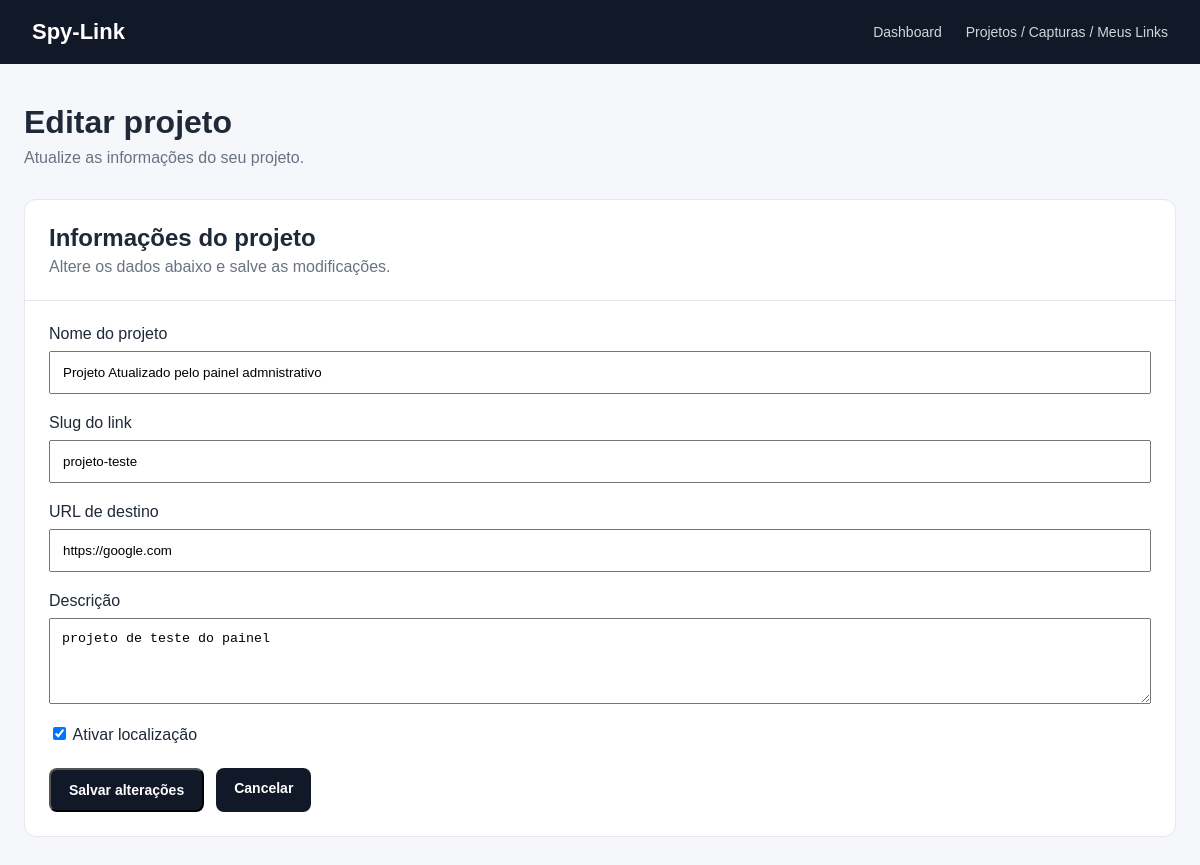
The page /projects/2/edit on the database its author committed.
### tables this page shows
CREATE TABLE projects (
            id INTEGER PRIMARY KEY AUTOINCREMENT,

            name TEXT NOT NULL,

            slug TEXT NOT NULL UNIQUE,

            destination_url TEXT NOT NULL,

            description TEXT,

            location_enabled INTEGER NOT NULL DEFAULT 1,

            active INTEGER NOT NULL DEFAULT 1,

            created_at TEXT NOT NULL DEFAULT CURRENT_TIMESTAMP
        );

### main.py (the view)
@app.get("/projects/{project_id}/edit", response_class=HTMLResponse)
def edit_project_page(project_id: int, request: Request):
    connection = get_connection()
    project = connection.execute(
        "SELECT * FROM projects WHERE id = ?",
        (project_id,)
    ).fetchone()
    connection.close()
    if project is None:
        return HTMLResponse(
            content="Projeto não encontrado",
            status_code=404
        )
    return templates.TemplateResponse(
        request=request,
        name="project_edit.html",
        context={
            "request": request,
            "project": project
        }
    )

### templates/project_edit.html (shortened to what this page needs)
<!DOCTYPE html>
<html lang="pt-BR">
<head>
    <link rel="stylesheet" href="/static/style.css">
</head>
<body>
    <header class="topbar">
        <div class="logo">Spy-Link</div>
        <nav>
            <a href="/">Dashboard</a>
            <a href="/projects">Projetos / Capturas / Meus Links</a>
        </nav>
    </header>
    <main class="container">
        <section class="welcome">
            <div>
                <h1>Editar projeto</h1>
                <p>Atualize as informações do seu projeto.</p>
            </div>
        </section>
        <section class="panel">
            <div class="panel-header">
                <h2>Informações do projeto</h2>
                <p>Altere os dados abaixo e salve as modificações.</p>
            </div>
            <form method="post" action="/projects/{{ project['id'] }}/edit" style="padding: 24px;">
                <div style="margin-bottom: 20px;">
                    <label for="name">Nome do projeto</label>
                    <input
                        type="text"
                        id="name"
                        name="name"
                        value="{{ project['name'] }}"
                        required
                        style="display:block; width:100%; padding:12px; margin-top:8px;"
                    >
                </div>
                <div style="margin-bottom: 20px;">
                    <label for="slug">Slug do link</label>
                    <input
                        type="text"
                        id="slug"
                        name="slug"
                        value="{{ project['slug'] }}"
                        required
                        style="display:block; width:100%; padding:12px; margin-top:8px;"
                    >
                </div>
                <div style="margin-bottom: 20px;">
                    <label for="destination_url">URL de destino</label>
                    <input
                        type="url"
                        id="destination_url"
                        name="destination_url"
                        value="{{ project['destination_url'] }}"
                        required
                        style="display:block; width:100%; padding:12px; margin-top:8px;"
                    >
                </div>
                <div style="margin-bottom: 20px;">
                    <label for="description">Descrição</label>
                    <textarea
                        id="description"
                        name="description"
                        rows="4"
                        style="display:block; width:100%; padding:12px; margin-top:8px;"
                    >{{ project['description'] or '' }}</textarea>
                </div>
                <div style="margin-bottom: 24px;">
                    <label>
                        <input
                            type="checkbox"
                            name="location_enabled"
                            {% if project['location_enabled'] %}checked{% endif %}
                        >
                        Ativar localização
                    </label>
                </div>
                <div style="display:flex; gap:12px;">
                    <button type="submit" class="button">
                        Salvar alterações
                    </button>
                    <a href="/projects" class="button">
                        Cancelar
                    </a>
                </div>
            </form>
        </section>
    </main>
</body>
</html>

### static/style.css (style rules this page uses)
* { box-sizing: border-box; }
body { margin: 0; font-family: Arial, Helvetica, sans-serif; background: #f5f7fa; color: #1f2937; }
.topbar { height: 64px; background: #111827; color: white; display: flex; align-items: center; justify-content: space-between; padding: 0 32px; }
.logo { font-size: 22px; font-weight: bold; }
nav { display: flex; gap: 24px; }
nav a { color: #d1d5db; text-decoration: none; font-size: 14px; }
.container { max-width: 1200px; margin: 0 auto; padding: 40px 24px; }
.welcome { display: flex; justify-content: space-between; align-items: center; margin-bottom: 32px; }
h1 { margin: 0 0 8px; font-size: 32px; }
.welcome p { margin: 0; color: #6b7280; }
.button { background: #111827; color: white; padding: 12px 18px; border-radius: 8px; text-decoration: none; font-size: 14px; font-weight: bold; }
.panel { background: white; border: 1px solid #e5e7eb; border-radius: 12px; overflow: hidden; }
.panel-header { padding: 24px; border-bottom: 1px solid #e5e7eb; }
.panel-header h2 { margin: 0 0 6px; }
.panel-header p { margin: 0; color: #6b7280; }

### rows shown on the page
projects: name "Projeto Atualizado pelo painel admnistrativo", slug "projeto-teste", destination_url "https://google.com", description "projeto de teste do painel", location_enabled "☑"
